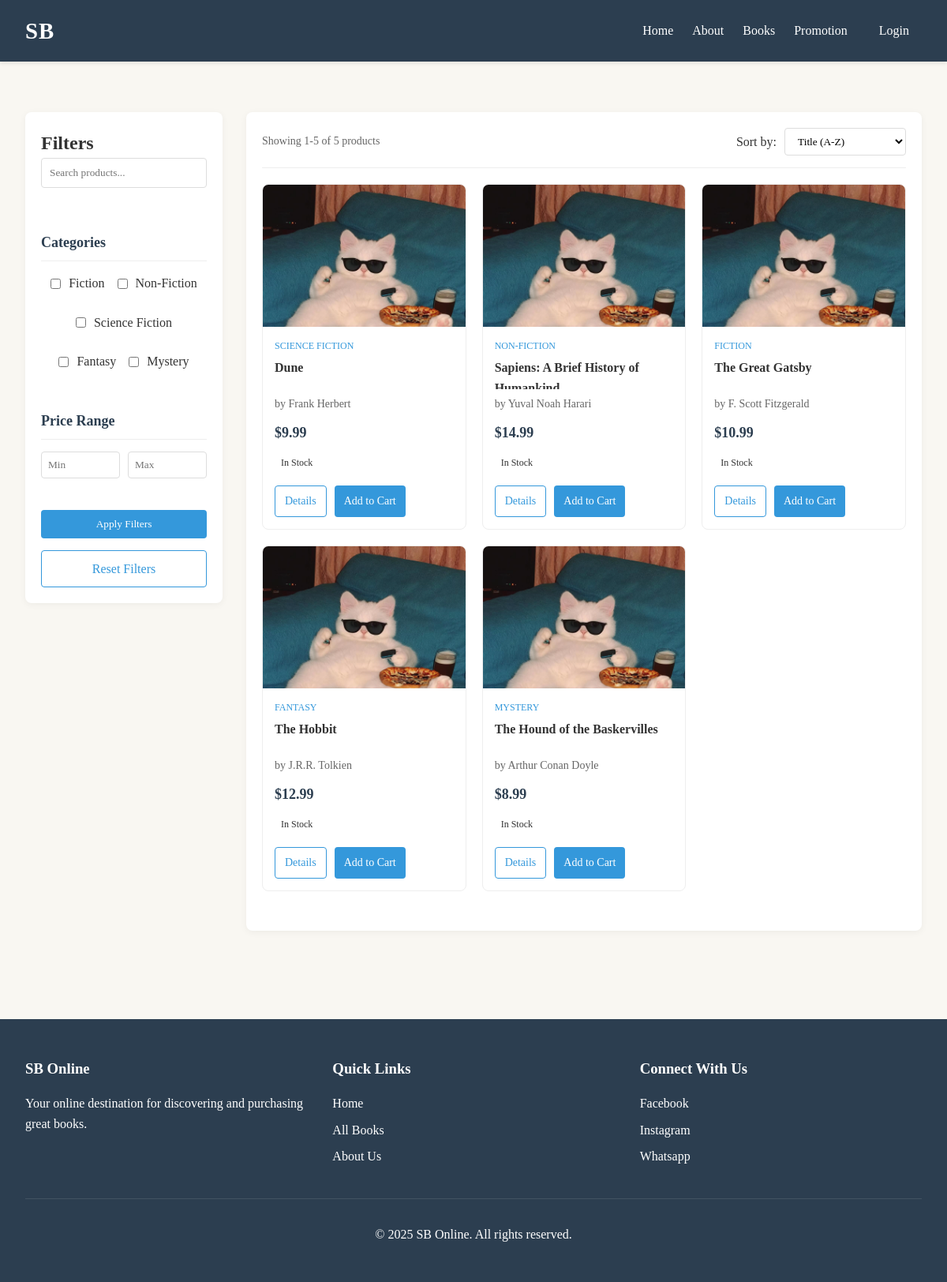
Screenshot of /page/product_view.php with the database file from the repository.
### tables this page shows
CREATE TABLE categories (
    id INT AUTO_INCREMENT PRIMARY KEY,
    name VARCHAR(255) NOT NULL UNIQUE,
    description TEXT,
    sort_order INT DEFAULT 0,
    created_at TIMESTAMP DEFAULT CURRENT_TIMESTAMP,
    updated_at TIMESTAMP DEFAULT CURRENT_TIMESTAMP ON UPDATE CURRENT_TIMESTAMP
);

CREATE TABLE products (
    id INT PRIMARY KEY AUTO_INCREMENT,
    category_id INT NULL,
    title VARCHAR(255) NOT NULL,
    author VARCHAR(255) NOT NULL,
    price DECIMAL(10,2) NOT NULL,
    description TEXT,
    publisher VARCHAR(255),
    publication_date DATE,
    pages INT,
    cover_image VARCHAR(255),
    images JSON,
    stock_quantity INT DEFAULT 0,
    low_stock_threshold INT DEFAULT 10,
    stock_status ENUM('in_stock', 'low_stock', 'out_of_stock') DEFAULT 'in_stock',
    needs_reorder ENUM('yes', 'no') DEFAULT 'no',
    last_restocked DATE,
    created_at TIMESTAMP DEFAULT CURRENT_TIMESTAMP,
    updated_at TIMESTAMP DEFAULT CURRENT_TIMESTAMP ON UPDATE CURRENT_TIMESTAMP,
    
    FOREIGN KEY (category_id) REFERENCES categories(id) ON DELETE SET NULL
);

### page/product_view.php (the view, shortened to what this page needs)
<?php
include '../sb_head.php';
try {
    $host = 'localhost';
    $dbname = 'sbonline';
    $username = 'root';
    $password = '';
    $pdo = new PDO("mysql:host=$host;dbname=$dbname;charset=utf8", $username, $password);
    $pdo->setAttribute(PDO::ATTR_ERRMODE, PDO::ERRMODE_EXCEPTION);
} catch (PDOException $e) {
    die("Database connection failed: " . $e->getMessage());
}
$categories_stmt = $pdo->query("SELECT id, name FROM categories ORDER BY sort_order, name");
$categories = $categories_stmt->fetchAll(PDO::FETCH_ASSOC);
$search = $_GET['search'] ?? '';
$category_filter = $_GET['category'] ?? [];
$min_price = $_GET['min_price'] ?? '';
$max_price = $_GET['max_price'] ?? '';
$sort = $_GET['sort'] ?? 'title_asc';
$page = $_GET['page'] ?? 1;
$page = max(1, (int)$page);
$category_filter = array_map('intval', $category_filter);
$sql = "SELECT p.*, c.name as category_name
        FROM products p
        LEFT JOIN categories c ON p.category_id = c.id
        WHERE 1=1";
$params = [];
$sort_options = [
    'title_asc' => 'p.title ASC',
    'title_desc' => 'p.title DESC',
    'price_asc' => 'p.price ASC',
    'price_desc' => 'p.price DESC',
    'date_desc' => 'p.publication_date DESC',
    'date_asc' => 'p.publication_date ASC'
];
$sql .= " ORDER BY " . ($sort_options[$sort] ?? 'p.title ASC');
$products_per_page = 6;
$offset = ($page - 1) * $products_per_page;
$count_sql = "SELECT COUNT(*) FROM ($sql) as count_table";
$count_stmt = $pdo->prepare($count_sql);
$count_stmt->execute($params);
$total_products = $count_stmt->fetchColumn();
$sql .= " LIMIT $products_per_page OFFSET $offset";
$stmt = $pdo->prepare($sql);
$stmt->execute($params);
$products = $stmt->fetchAll(PDO::FETCH_ASSOC);
?>
<!DOCTYPE html>
<html lang="en">
<head>
    <link rel="stylesheet" href="sb_style.css">
</head>
<body>
    <main class="container">
        <div class="main-content">
            <aside class="filters-sidebar">
                <h2>Filters</h2>
                <form method="GET" class="filter-form" id="filterForm">
                    <div class="filter-section">
                        <input type="text" class="search-box" name="search" placeholder="Search products..."
                               value="<?php echo htmlspecialchars($search); ?>">
                    </div>
                    <div class="filter-section">
                        <h3>Categories</h3>
                        <ul class="category-list">
                            <?php foreach ($categories as $category): ?>
                                <li class="category-item">
                                    <label>
                                        <input type="checkbox" name="category[]" value="<?php echo $category['id']; ?>"
                                            <?php echo in_array($category['id'], $category_filter) ? 'checked' : ''; ?>>
                                        <span><?php echo htmlspecialchars($category['name']); ?></span>
                                    </label>
                                </li>
                            <?php endforeach; ?>
                        </ul>
                    </div>
                    <div class="filter-section">
                        <h3>Price Range</h3>
                        <div class="price-range-inputs">
                            <input type="number" name="min_price" placeholder="Min" min="0" step="0.01"
                                   value="<?php echo htmlspecialchars($min_price); ?>">
                            <input type="number" name="max_price" placeholder="Max" min="0" step="0.01"
                                   value="<?php echo htmlspecialchars($max_price); ?>">
                        </div>
                    </div>
                    <button type="submit" class="btn btn-primary">Apply Filters</button>
                    <a href="product_view.php" class="btn btn-outline" style="text-align: center; display: block; text-decoration: none;">Reset Filters</a>
                </form>
            </aside>
            <section class="products-section">
                <div class="products-header">
                    <div class="results-count">
                        Showing <?php echo ($products_per_page * ($page - 1)) + 1; ?>-<?php
                            echo min($products_per_page * $page, $total_products);
                        ?> of <?php echo $total_products; ?> products
                    </div>
                    <div class="sort-options">
                        <label for="sortSelect">Sort by:</label>
                        <select id="sortSelect">
                            <option value="title_asc" <?php echo $sort == 'title_asc' ? 'selected' : ''; ?>>Title (A-Z)</option>
                        </select>
                    </div>
                </div>
                <div class="products-grid">
                    <?php if (empty($products)): ?>
                        <p style="text-align: center; grid-column: 1 / -1; padding: 2rem;">
                            No products found matching your criteria.
                        </p>
                    <?php else: ?>
                        <?php foreach ($products as $product): ?>
                            <div class="product-card">
 <div class="product-image">
    <?php
    $image_url = 'https://via.placeholder.com/200x300/95a5a6/ffffff?text=No+Image';
    if (!empty($product['cover_image'])) {
        if (filter_var($product['cover_image'], FILTER_VALIDATE_URL)) {
            $image_url = $product['cover_image'];
        } else {
            $image_url = 'uploads/products/' . $product['cover_image'];
        }
    }
    ?>
    <img src="<?php echo htmlspecialchars($image_url); ?>"
         alt="<?php echo htmlspecialchars($product['title']); ?>"
         onerror="this.src='https://via.placeholder.com/200x300/95a5a6/ffffff?text=Image+Error'">
</div>
                                <div class="product-info">
                                    <div class="product-category">
                                        <?php echo htmlspecialchars($product['category_name'] ?? 'Uncategorized'); ?>
                                    </div>
                                    <h3 class="product-title"><?php echo htmlspecialchars($product['title']); ?></h3>
                                    <div class="product-author">by <?php echo htmlspecialchars($product['author']); ?></div>
                                    <div class="product-price">$<?php echo number_format($product['price'], 2); ?></div>
                                    <span class="stock-status <?php echo $product['stock_status']; ?>">
                                        <?php
                                            switch($product['stock_status']) {
                                                case 'in_stock': echo 'In Stock'; break;
                                            }
                                        ?>
                                    </span>
                                     <div class="product-actions" style="margin-top: 15px; display: flex; gap: 10px;">
        <a href="product_details.php?id=<?php echo $product['id']; ?>"
           class="btn btn-outline"
           style="padding: 8px 12px; text-decoration: none; font-size: 14px;">
            Details
        </a>
        <button class="btn btn-primary add-to-cart"
                data-product-id="<?php echo $product['id']; ?>"
                data-product-title="<?php echo htmlspecialchars($product['title']); ?>"
                data-product-price="<?php echo $product['price']; ?>"
                style="padding: 8px 12px; font-size: 14px;"
                <?php echo $product['stock_status'] == 'out_of_stock' ? 'disabled' : ''; ?>>
            Add to Cart
        </button>
    </div>
                                </div>
                            </div>
                        <?php endforeach; ?>
                    <?php endif; ?>
                </div>
            </section>
        </div>
    </main>
</body>
</html>
<?php
include '../sb_foot.php';
?>

### css/sb_style.css (style rules this page uses)
* { margin: 0; padding: 0; box-sizing: border-box; font-family: "Georgia", serif; }
body { background-color: #f9f7f2; color: #333; line-height: 1.6; }
a { text-decoration: none; color: inherit; }
.container { max-width: 1200px; margin: 0 auto; padding: 2rem; }
.category-list { display: flex; justify-content: center; flex-wrap: wrap; gap: 1rem; }

### page/product_view.php (style rules this page uses)
.main-content { display: grid; grid-template-columns: 250px 1fr; gap: 30px; margin: 2rem 0; }
.filters-sidebar { background-color: white; border-radius: 8px; padding: 20px; box-shadow: 0 2px 10px rgba(0,0,0,0.05); height: fit-content; position: sticky; top: 20px; }
.filter-section { margin-bottom: 25px; }
.filter-section h3 { font-size: 18px; margin-bottom: 15px; padding-bottom: 8px; border-bottom: 1px solid #eee; color: #2c3e50; }
.category-list { list-style: none; padding: 0; }
.category-item { margin-bottom: 8px; }
.category-item label { display: flex; align-items: center; cursor: pointer; }
.category-item input { margin-right: 10px; }
.price-range-inputs { display: flex; gap: 10px; margin-top: 10px; }
.price-range-inputs input { width: 100%; padding: 8px; border: 1px solid #ddd; border-radius: 4px; }
.search-box { width: 100%; padding: 10px; border: 1px solid #ddd; border-radius: 4px; margin-bottom: 15px; }
.products-section { background-color: white; border-radius: 8px; padding: 20px; box-shadow: 0 2px 10px rgba(0,0,0,0.05); }
.products-header { display: flex; justify-content: space-between; align-items: center; margin-bottom: 20px; padding-bottom: 15px; border-bottom: 1px solid #eee; }
.results-count { color: #666; font-size: 14px; }
.sort-options { display: flex; align-items: center; gap: 10px; }
.sort-options select { padding: 8px 12px; border: 1px solid #ddd; border-radius: 4px; background-color: white; }
.products-grid { display: grid; grid-template-columns: repeat(auto-fill, minmax(250px, 1fr)); gap: 20px; margin-bottom: 30px; }
.product-card { border: 1px solid #eee; border-radius: 8px; overflow: hidden; transition: transform 0.3s, box-shadow 0.3s; background-color: white; }
.product-image { height: 180px; background-color: #f8f9fa; display: flex; align-items: center; justify-content: center; overflow: hidden; }
.product-image img { width: 100%; height: 100%; object-fit: cover; }
.product-info { padding: 15px; }
.product-category { font-size: 12px; color: #3498db; text-transform: uppercase; margin-bottom: 5px; }
.product-title { font-size: 16px; font-weight: 600; margin-bottom: 8px; height: 40px; overflow: hidden; }
.product-author { font-size: 14px; color: #666; margin-bottom: 10px; }
.product-price { font-size: 18px; font-weight: 700; color: #2c3e50; margin-bottom: 10px; }
.stock-status { display: inline-block; padding: 3px 8px; border-radius: 12px; font-size: 12px; font-weight: 500; }
.btn { padding: 10px 15px; border: none; border-radius: 4px; cursor: pointer; font-weight: 500; transition: background-color 0.3s; }
.btn-primary { background-color: #3498db; color: white; }
.btn-outline { background-color: transparent; border: 1px solid #3498db; color: #3498db; }
.filter-form { display: flex; flex-direction: column; gap: 15px; }

### rows the page displays
categories: name "Fiction"
categories: name "Non-Fiction"
categories: name "Science Fiction"
categories: name "Fantasy"
categories: name "Mystery"
products: cover_image (picture), category.name "SCIENCE FICTION", title "Dune", author "Frank Herbert", price "9.99", stock_status "In Stock"
products: cover_image (picture), category.name "NON-FICTION", title "Sapiens: A Brief History of…", author "Yuval Noah Harari", price "14.99", stock_status "In Stock"
products: cover_image (picture), category.name "FICTION", title "The Great Gatsby", author "F. Scott Fitzgerald", price "10.99", stock_status "In Stock"
products: cover_image (picture), category.name "FANTASY", title "The Hobbit", author "J.R.R. Tolkien", price "12.99", stock_status "In Stock"
products: cover_image (picture), category.name "MYSTERY", title "The Hound of the Baskervilles", author "Arthur Conan Doyle", price "8.99", stock_status "In Stock"

### other values shown
min($products_per_page * $page, $total_products) "5"
$total_products "5"
